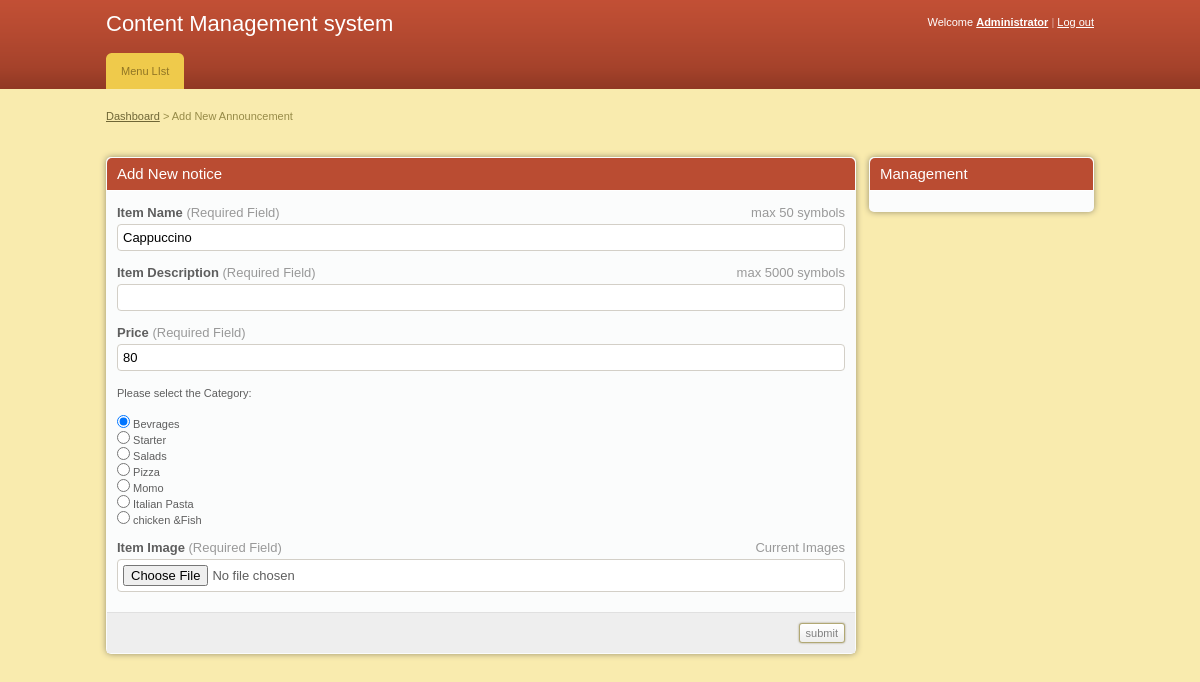
The app's page /edit.php?id=4, older data.
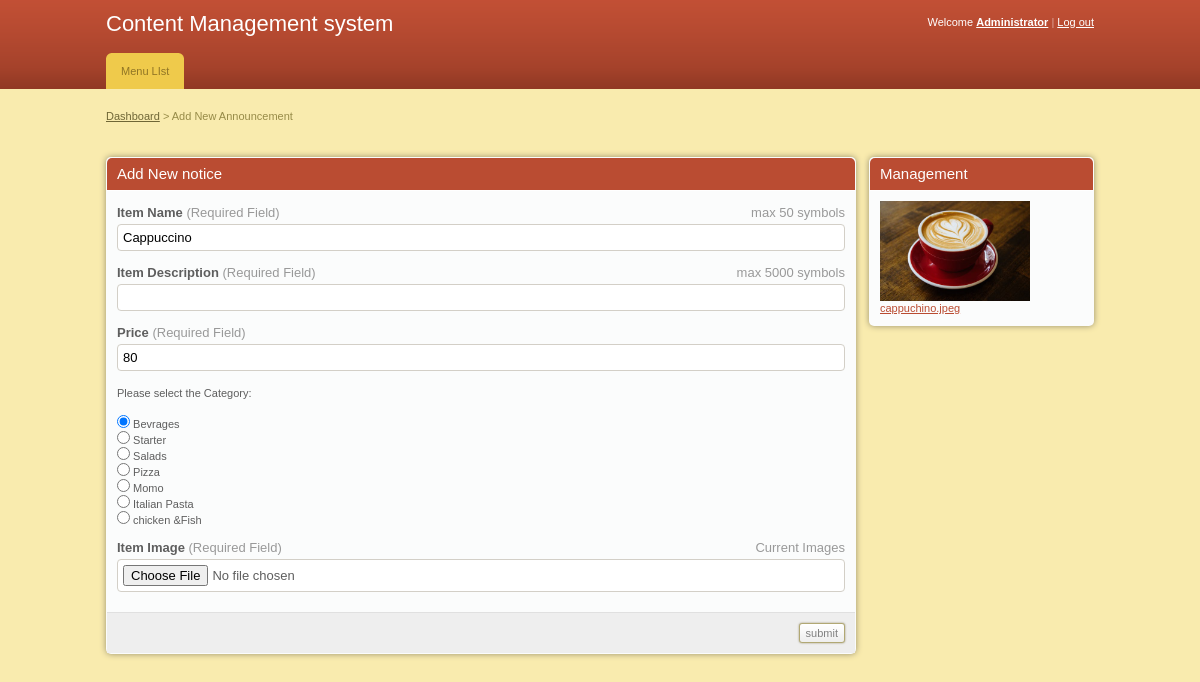
The same page, newer data.
### tables this page shows
CREATE TABLE `menu` (
  `id` int(11) NOT NULL,
  `item_name` text,
  `price` int(11) NOT NULL,
  `category` int(11) NOT NULL,
  `image` text NOT NULL
);

### edit.php (the view, shortened to what this page needs)
<!DOCTYPE html PUBLIC "-//W3C//DTD XHTML 1.0 Transitional//EN" "http://www.w3.org/TR/xhtml1/DTD/xhtml1-transitional.dtd">
<html xmlns="http://www.w3.org/1999/xhtml">
<head>
	<link rel="stylesheet" href="css/style.css" type="text/css" media="all" />
</head>
<body>
<div id="header">
	<div class="shell">
		<?php
			include 'menu.php';
		?>
		</div>
	</div>
<div id="container">
	<div class="shell">
		<div class="small-nav">
			<a href="index.php">Dashboard</a>
			<span>&gt;</span>
			Add New Announcement
		</div>
		<br />
		<div id="main">
			<div id="content">
				<div class="box">
					<div class="box-head">
						<h2>Add New notice</h2>
					</div>
					<form action="" method="post" enctype="multipart/form-data">
						 <?php
								  include 'database.php';
								  $id = $_GET['id'];
									$select = "SELECT * FROM menu where id=$id";
									$result = $conn->query($select);
									$num = $result->num_rows;
									if($num>0){
									while($row = $result->fetch_assoc()){
										list($title,$descript) = explode(":", $row['item_name']);
										$image=$row['image'];
										?>
									<div class="form">
								<p>
									<span class="req">max 50 symbols</span>
									<label>Item Name <span>(Required Field)</span></label>
									<input type="text" class="field size1" name="title" value="<?php echo $title; ?>" required />
								</p>
								<p>
									<span class="req">max 5000 symbols</span>
									<label>Item Description <span>(Required Field)</span></label>
									<input type="text" class="field size1" name="notice" value="<?php echo $descript; ?>"  />
								</p>
								<p>
									<label>Price <span>(Required Field)</span></label>
									<input type="text" class="field size1" name="price" value="<?php echo $row['price']; ?>" required />
								</p>
								<p>Please select the Category:</p>
								  <?php
								  include 'database.php';
									$select = "SELECT * FROM categories ";
									$results = $conn->query($select);
									while($rows = $results->fetch_assoc()){
										if($rows['id']==$row['category']){
											?>
											 <input  type="radio" name="radio" value="<?php echo $rows['id'] ?>" checked> <?php echo $rows['category_name'] ?><br>
											<?php
										}else {
								  ?>
								  <input  type="radio" name="radio" value="<?php echo $rows['id'] ?>"> <?php echo $rows['category_name'] ?><br>
								   <?php
									}
									}?>
									<br>
								<p>
									<span class="req">Current Images</span>
									<label>Item Image <span>(Required Field)</span></label>
									<input type="file" class="field size1" name="image"  />
								</p>
						</div>
						<div class="buttons">
							<input type="submit" class="button" value="submit" name="send" />
						</div>
										<?php
										}
									}else echo "null";
								  ?>
					</form>
				</div>
			</div>
			<div id="sidebar">
				<div class="box">
					<div class="box-head">
						<h2>Management</h2>
					</div>
					<div class="box-content">
						<img src="image/<?php echo $image ?>" height=100 alt="<?php echo $image ?>">
						<a><?php echo $image ?></a>
					</div>
				</div>
			</div>
		</div>
	</div>
</div>
</body>
</html>

Row changes from the older to the newer data that the page shows:
changed menu: image: picture added; image (not shown) → "cappuchino.jpeg"
